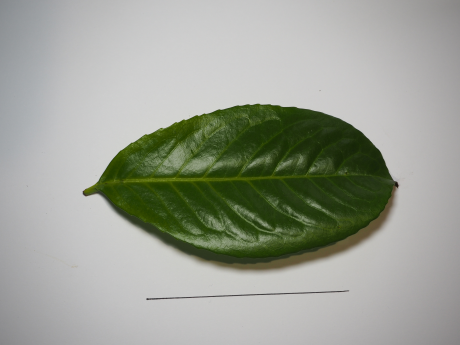
#> input picture data_analysis_projects/eda_leaf_dataset/leaf_dataset/rhododendron/1_f.png, 460 x 345 px
$ jupyter execute --allow-errors eda_leaf_dataset.ipynb
#> lines starting #> are read from the running program, lines starting #| are printed output that depends on the picture; after the words box and inside, x2 and y2 are one past the last pixel; in counts of white or black regions, pixels touching at a corner belong together
# EDA of Leaf Dataset - Unstructured Data Analysis

This notebook explores image processing to gain insight from an [unstructured dataset](https://www.kaggle.com/datasets/oliverdaubney/unstructured-leaf-images-dataset) with images of different leaves. The purpose of this work is to explore potential structured data sources that can be accessed from this image data.

## Contents

1. [Imports](#Imports)
2. [Dataset Description](#Dataset-Description)
3. [Color Analysis](#Color-Analysis)
    1. [Separating Channels](#Separating-Channels)
    2. [Average Color Analysis](#Average-Color-Analysis)
    3. [Color Palette](#Color-Palette)
4. [Shape Analysis](#Shape-Analysis)
    1. [Image Processing](#Image-Processing)
    2. [Distance Measurements](#Distance-Measurements)
    3. [Visualising Distance Data](#Visualising-Distance-Data)
5. [Summary](#Summary)

## Imports

[cell 1]
import math
import numpy as np
import pandas as pd
import matplotlib.pyplot as plt
import matplotlib.patches as patches
from PIL import Image, ImageFilter, ImageEnhance

## Dataset Description
The dataset is a series of 86 images for leaves of rhododendron, buddlia and cornus plants. The raw dataset can be accessed [here](https://www.kaggle.com/datasets/oliverdaubney/unstructured-leaf-images-dataset). The leaves were collected and photographed on 16-September-2023. Each leaf has a picture from both the front and back and a line at the base which is 10 cm long. Each image has dimensions of 460 x 345 pixels.

**Initial Dataset Observations**
1. Each image has a black line towards the bottom which is 10 cm long.
2. The leaves are always oriented with the base to the left and the apex to the right.
3. The front of the leaves are typically darker than the back.
4. The background color and leaf color are not consistence, might be useful to normalise to the background.

[cell 2]
fig, axes = plt.subplots(3, 2, figsize=(10,10))
fig.suptitle(
    'Example Images from the Dataset for Rhododenron, Buddlia and Cornus Leaves',
    fontsize=18
)
fig.tight_layout()

ax = axes[0][0]
ax.imshow(Image.open(f'leaf_dataset/rhododendron/1_f.png'))
ax.axis('off')
ax = axes[0][1]
ax.imshow(Image.open(f'leaf_dataset/rhododendron/1_b.png'))
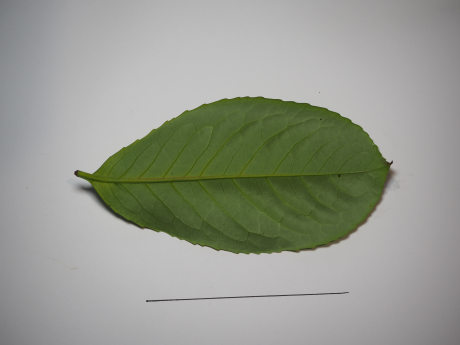
#> input picture data_analysis_projects/eda_leaf_dataset/leaf_dataset/rhododendron/1_b.png, 460 x 345 px
ax.axis('off')

ax = axes[1][0]
ax.imshow(Image.open(f'leaf_dataset/buddlia/1_f.png'))
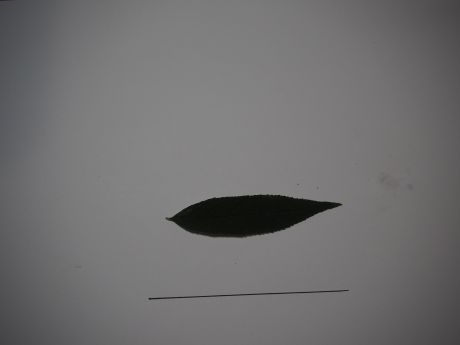
#> input picture data_analysis_projects/eda_leaf_dataset/leaf_dataset/buddlia/1_f.png, 460 x 345 px
ax.axis('off')
ax = axes[1][1]
ax.imshow(Image.open(f'leaf_dataset/buddlia/1_b.png'))
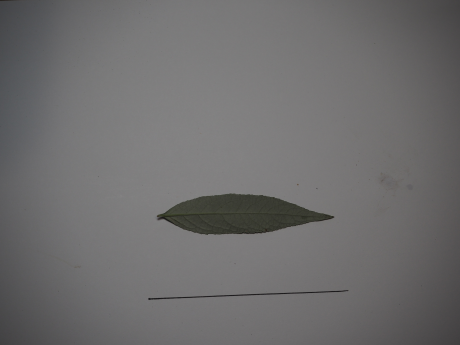
#> input picture data_analysis_projects/eda_leaf_dataset/leaf_dataset/buddlia/1_b.png, 460 x 345 px
ax.axis('off')

ax = axes[2][0]
ax.imshow(Image.open(f'leaf_dataset/cornus/1_f.png'))
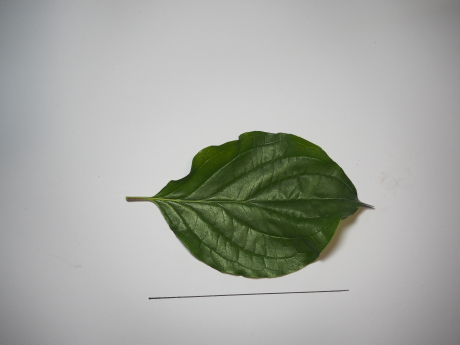
#> input picture data_analysis_projects/eda_leaf_dataset/leaf_dataset/cornus/1_f.png, 460 x 345 px
ax.axis('off')
ax = axes[2][1]
ax.imshow(Image.open(f'leaf_dataset/cornus/1_b.png'))
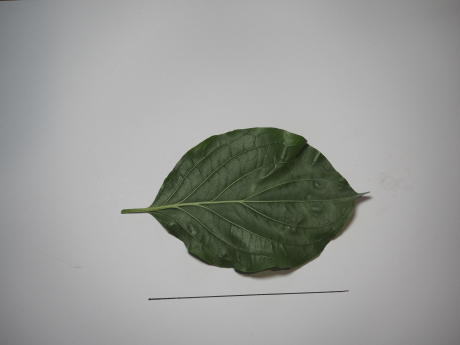
#> input picture data_analysis_projects/eda_leaf_dataset/leaf_dataset/cornus/1_b.png, 460 x 345 px
ax.axis('off')

plt.subplots_adjust(wspace=-0.25, hspace=0.05)
plt.show()

## Color Analysis

### Separating Channels
The first thing we can attempt is to look at one of the images with the individual color channels. This is interesting as it highlights the almost black leaf in both the blue and red channels. This is due to high absorption of blue and red light by chlorophyll and thus we observe leaves as primarily the remaining green color.

#> (a cell that did not finish here is left out)

However, this doesn't help to quantify the color of the leaf, to explore that we will take averages of the channels for each leaf.

### Average Color Analysis
To see if we can identify the leaf type by using color we will take a control sample (red bounding box) and measure the average r, g, and b values for that area. Then iterating over the image, the pixels that are significantly below the control rgb values (shown by the mask below) will have an average taken for their rgb values to give an overall average rgb for the leaf.
*Note: The 10 cm line is not included when averaging the pixels as the lower section of the image is ignored using boundaries.*

[cell 4]
def find_avg_rgb(image, bounds):
    """
        Simple function to return an array for the average of the
        r, g, and b values for every pixel within the boundary of
        a given image. The boundary should be passed as a list of
        bounds [y_min, y_max, x_min, x_max].
    """
    bound_img = image[bounds[0]:bounds[1], bounds[2]:bounds[3]]
    return np.mean(bound_img, axis=(0,1))

def find_avg_rgb_with_filter(image, bounds, filt):
    """
        Simple function to return an array for the average of the
        r, g, and b values for every pixel within the boundary of
        a given image where the points have a rgb value less than
        a provided filter. The boundary should be passed as a list
        of bounds [y_min, y_max, x_min, x_max] and the filter will
        be a list or tuple of three rgb values.
    """
    bound_img = image[bounds[0]:bounds[1], bounds[2]:bounds[3]]
    arr_mask = (bound_img[:,:,0] < filt[0]) | (bound_img[:,:,1] < filt[1]) | (bound_img[:,:,2] < filt[2])
    return np.mean(bound_img[arr_mask], axis=(0))

def get_leaf_avg_rgb(filepath):
    """
        Consolidated function that takes a filepath to a leaf image
        as an argument and returns the average rgb values for the
        leaf.
    """
    img = Image.open(filepath)
    arr = np.asarray(img)
    control_rgb = find_avg_rgb(arr, [0, 30, 0, 40]) * 0.8
    avg_rgb = find_avg_rgb_with_filter(arr, [50, 270, 10, 450], control_rgb)
    return avg_rgb

[cell 5]
img = Image.open(f'leaf_dataset/rhododendron/1_f.png')
#> img is the input picture: PIL image 460x345 RGB; mean R, G, B 156, 160, 149
arr = np.asarray(img)
control = find_avg_rgb(arr, [0, 30, 0, 40]) * 0.8
#> control = [117.9, 121, 123.6]
#> (the rest of this cell did not finish here and is left out)

#> (a cell that did not finish here is left out)

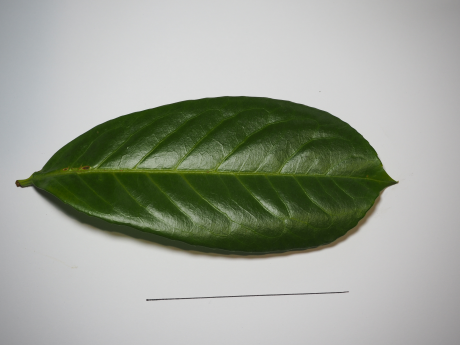
#> input picture data_analysis_projects/eda_leaf_dataset/leaf_dataset/rhododendron/0_f.png, 460 x 345 px
#> in get_leaf_avg_rgb, img is the input picture: PIL image 460x345 RGB; mean R, G, B 158, 163.3, 151.8
#> in get_leaf_avg_rgb, `control_rgb = find_avg_rgb(arr, [0, 30, 0, 40]) * 0.8`: control_rgb = [127.5, 131.2, 134.2]
#> in find_avg_rgb_with_filter, `arr_mask = (bound_img[:,:,0] < filt[0]) | (bound_img[:,:,1] < filt[1])..`:
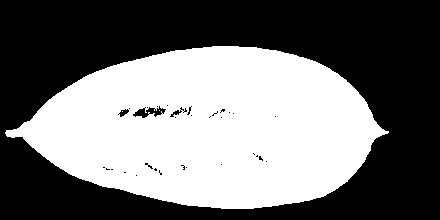
#> arr_mask: shape (220, 440) bool; 44.7% white; 3 white regions (2 under 20 px), largest, box (x1, y1, x2, y2) and area: (5, 46, 389, 209) 43303
#> in get_leaf_avg_rgb, `avg_rgb = find_avg_rgb_with_filter(arr, [50, 270, 10, 450], control_rgb)`: avg_rgb = [57.38, 75.65, 33.47]
#> in find_avg_rgb_with_filter (call 2), `bound_img = image[bounds[0]:bounds[1], bounds[2]:bounds[3]]`:
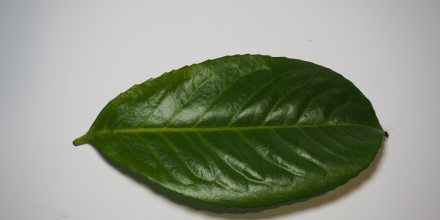
#> bound_img: shape (220, 440, 3); mean R, G, B 140, 146.9, 129.1
#> in find_avg_rgb_with_filter (call 2), `arr_mask = (bound_img[:,:,0] < filt[0]) | (bound_img[:,:,1] < filt[1])..`:
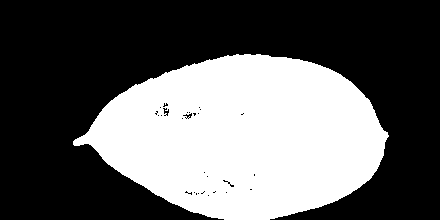
#> arr_mask: shape (220, 440) bool; 38% white; 1 white region, box (x1, y1, x2, y2) and area: (73, 54, 389, 220) 36791
rhod_f = np.array(rhod_f).T
rhod_b = [get_leaf_avg_rgb(f'leaf_dataset/rhododendron/{i}_b.png') for i in range(0, 15)]
rhod_b = np.array(rhod_b).T

# Buddlia Data
budd_f = [get_leaf_avg_rgb(f'leaf_dataset/buddlia/{i}_f.png') for i in range(0, 13)]
budd_f = np.array(budd_f).T
budd_b = [get_leaf_avg_rgb(f'leaf_dataset/buddlia/{i}_b.png') for i in range(0, 13)]
budd_b = np.array(budd_b).T

# Cornus Data
corn_f = [get_leaf_avg_rgb(f'leaf_dataset/cornus/{i}_f.png') for i in range(0, 15)]
corn_f = np.array(corn_f).T
corn_b = [get_leaf_avg_rgb(f'leaf_dataset/cornus/{i}_b.png') for i in range(0, 15)]
corn_b = np.array(corn_b).T

After collecting all the average rgb values for each image we can plot a 3D scatter plot to show the color occupied by different leaf types. We can also examine the histograms for each channel red, green and blue for the distributions of each color for each leaf type.

[cell 7]
fig = plt.figure(figsize=(16, 9))
fig.tight_layout()
fig.suptitle(
    'Color Distribution for Leaf Fronts in the Red, Green and Blue Channels',
    fontsize=18
)
ax = [None for _ in range(4)]

ax[0] = plt.subplot2grid((3,2), (0,0), colspan=1,rowspan=3, projection='3d')
#> (the rest of this cell did not finish here and is left out)

[cell 8]
fig = plt.figure(figsize=(16, 9))
fig.tight_layout()
fig.suptitle(
    'Color Distribution for Leaf Backs in the Red, Green and Blue Channels',
    fontsize=18
)
ax = [None for _ in range(4)]

ax[0] = plt.subplot2grid((3,2), (0,0), colspan=1,rowspan=3, projection='3d')
#> (the rest of this cell did not finish here and is left out)

It is clear to see in the 3D scatter plot that typically the Buddlia leaves occupy a color domain that is removed from both the Rhododendron and Cornus Leaves. However, this may be an artefact of the camera altering exposure for these darker leaves. Nonetheless, it appears that the rgb profile of the leaves could be used to identify the leaves, especially in the red and green channels. We can construct a palette for these leaves using the average color of the front and back of each leaf species.

### Color Palette

#> (a cell that did not finish here is left out)

#> (a cell that did not finish here is left out)

Overall, the color analysis suggests that there is potential for the color profile of the leaf to be used to classify them. Though it would be valuable to create a new dataset of leaf images with a set aperture on the camera for normalised exposure. It would be interesting to see if this color analysis also applied to a canopy for identifying tree species.

## Shape Analysis

### Image Processing
In order to measure objects in the images we must first prepare them for analysis by highlighting key features. This involves converting them to greyscale, enhancing the image by sharpening and increasing contrast, then performing edge detection with a 'Sobel' kernel.

[cell 11]
def image_processing(image):
    """
        Function to perform basic image processing.
        This takes a loaded image as an argument
        and returns the highlighted edges of the
        image.
    """
    img_greyscale = image.convert('L')
    enhancer = ImageEnhance.Sharpness(img_greyscale)
    img_enhanced = enhancer.enhance(1.1)
    enhancer = ImageEnhance.Contrast(img_enhanced)
    img_enhanced = enhancer.enhance(1.1)
    img_edges = img_enhanced.filter(ImageFilter.FIND_EDGES)
    return img_edges

#> (a cell that did not finish here is left out)

Some images also require brightening after edge detection, particularly the more underexposed buddlia images.

#> (a cell that did not finish here is left out)

### Distance Measurements
The processed images can then be used to measure the size of a pixel using the known 100 mm long line (red bounding box). This can be used to measure the length and width of the leaf (yellow bounding box).

#> (a cell that did not finish here is left out)

[cell 15]
def get_leaf_length_and_width(filepath, bounds, limit=None):
    """
        A consolidating functions which takes in the filepath
        to an image, the boundary requirements for the leaf
        measurement (organised as [y_min, y_max, x_min, x_max])
        and whether a limit should be applied for underexposed
        images. This returns two floats for the leaf length and
        leaf width.
    """
    img = image_processing(Image.open(filepath))
    arr = np.asarray(img)
    if limit:
        arr[arr>limit] = 255

    line_left = get_contrast_point(arr, [276, 340, 120, 360], 100, axis=1, reverse=False)
    line_right = get_contrast_point(arr, [276, 340, 120, 360], 100, axis=1, reverse=True)
    line_length = math.dist(line_left, line_right)
    # This gives pixel size in millimeters.
    pixel_size = 100 / line_length

    # Length of the leaf
    leaf_left = get_contrast_point(arr, bounds, 200, axis=1, reverse=False)
    leaf_right = get_contrast_point(arr, bounds, 200, axis=1, reverse=True)
    leaf_length = math.dist(leaf_left, leaf_right) * pixel_size

    # Width of the leaf
    leaf_top = get_contrast_point(arr, bounds, 200, axis=0, reverse=False)
    leaf_bottom = get_contrast_point(arr, bounds, 200, axis=0, reverse=True)
    leaf_width = math.dist(leaf_top, leaf_bottom) * pixel_size

    return leaf_length, leaf_width


def get_contrast_point(image, bounds, control, axis=0, reverse=False):
    """
        A function that returns the first point it encounters
        above a control value with the bounds of a given image.
        This can iterate either the y or x axes (indicated by
        0 or 1 respectively) and from top to bottom/left to
        right or bottom to top/right to left using the reverse
        boolean. This function returns the first point found.
    """
    if axis == 0 and not reverse:
        for i in range(bounds[0], bounds[1]):
            for j in range(bounds[2], bounds[3]):
                if image[i,j] > control:
                    return (i, j)
    elif axis == 0 and reverse:
        for i in range(bounds[1]-1, bounds[0], -1):
            for j in range(bounds[2], bounds[3]):
                if image[i,j] > control:
                    return (i, j)
    elif axis == 1 and not reverse:
        for j in range(bounds[2], bounds[3]):
            for i in range(bounds[0], bounds[1]):
                if image[i,j] > control:
                    return (i, j)
    elif axis == 1 and reverse:
        for j in range(bounds[3]-1, bounds[2], -1):
            for i in range(bounds[0], bounds[1]):
                if image[i,j] > control:
                    return (i, j)

#> (a cell that did not finish here is left out)

print(f'Leaf Length: {length:.2f} mm')
print(f'Leaf Width: {width:.2f} mm')

This function can be used to perform processing for all the images and store the results in a dataframe for analysis and visualisation.

[cell 17]
data = []
#> data = []
columns = ['Type', 'Front_Length_mm', 'Front_Width_mm', 'Front_Ratio', 'Back_Length_mm', 'Back_Width_mm', 'Back_Ratio']

# Rhododendron Data
#> (the rest of this cell did not finish here and is left out)

#> in image_processing, `img_edges = img_enhanced.filter(ImageFilter.FIND_EDGES)`:
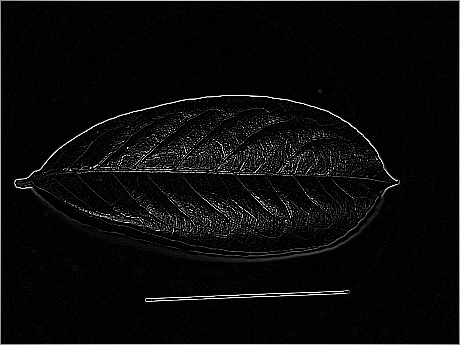
#> img_edges: PIL image 460x345 L; min 0, max 255, mean 10.2
#> `f_length, f_width = get_leaf_length_and_width(f'leaf_dataset/rhododend..`: f_length = 187.7; f_width = 68.64
#> `f_ratio = f_length/f_width`: f_ratio = 2.73
    f_ratio = f_length/f_width
    b_length, b_width = get_leaf_length_and_width(f'leaf_dataset/rhododendron/{i}_b.png', [50, 276, 0, 460])
    b_ratio = b_length/b_width
    data.append(['Rhododendron', f_length, f_width, f_ratio, b_length, b_width, b_ratio])

# Buddlia Data
for i in range(0, 13):
    f_length, f_width = get_leaf_length_and_width(f'leaf_dataset/buddlia/{i}_f.png', [50, 276, 0, 460], 110)
    f_ratio = f_length/f_width
    b_length, b_width = get_leaf_length_and_width(f'leaf_dataset/buddlia/{i}_b.png', [50, 276, 0, 460], 110)
    b_ratio = b_length/b_width
    data.append(['Buddlia', f_length, f_width, f_ratio, b_length, b_width, b_ratio])

# Cornus Data
for i in range(0, 15):
    f_length, f_width = get_leaf_length_and_width(f'leaf_dataset/cornus/{i}_f.png', [50, 276, 0, 460])
    f_ratio = f_length/f_width
    b_length, b_width = get_leaf_length_and_width(f'leaf_dataset/cornus/{i}_b.png', [50, 276, 0, 460])
    b_ratio = b_length/b_width
    data.append(['Cornus', f_length, f_width, f_ratio, b_length, b_width, b_ratio])

leaf_shape_df = pd.DataFrame(data, columns=columns)
